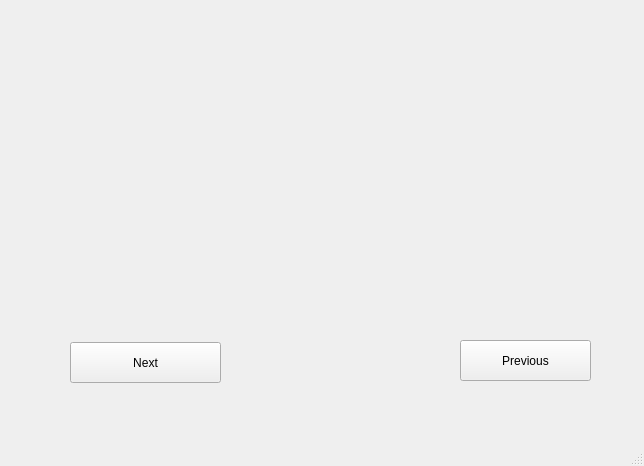
<?xml version="1.0" encoding="UTF-8"?>
<ui version="4.0">
 <class>MainWindow</class>
 <widget class="QMainWindow" name="MainWindow">
  <property name="geometry">
   <rect>
    <x>0</x>
    <y>0</y>
    <width>644</width>
    <height>466</height>
   </rect>
  </property>
  <property name="windowTitle">
   <string>MainWindow</string>
  </property>
  <widget class="QWidget" name="centralwidget">
   <widget class="QLabel" name="photos">
    <property name="geometry">
     <rect>
      <x>16</x>
      <y>12</y>
      <width>621</width>
      <height>281</height>
     </rect>
    </property>
    <property name="text">
     <string/>
    </property>
    <property name="pixmap">
     <pixmap>PyQt_TextEditor/Pic1.jpg</pixmap>
    </property>
    <property name="scaledContents">
     <bool>true</bool>
    </property>
   </widget>
   <widget class="QPushButton" name="next">
    <property name="geometry">
     <rect>
      <x>70</x>
      <y>342</y>
      <width>151</width>
      <height>41</height>
     </rect>
    </property>
    <property name="text">
     <string>Next</string>
    </property>
   </widget>
   <widget class="QPushButton" name="previous">
    <property name="geometry">
     <rect>
      <x>460</x>
      <y>340</y>
      <width>131</width>
      <height>41</height>
     </rect>
    </property>
    <property name="text">
     <string>Previous</string>
    </property>
   </widget>
  </widget>
  <widget class="QMenuBar" name="menubar">
   <property name="geometry">
    <rect>
     <x>0</x>
     <y>0</y>
     <width>644</width>
     <height>21</height>
    </rect>
   </property>
  </widget>
  <widget class="QStatusBar" name="statusbar"/>
 </widget>
 <resources/>
 <connections/>
</ui>
